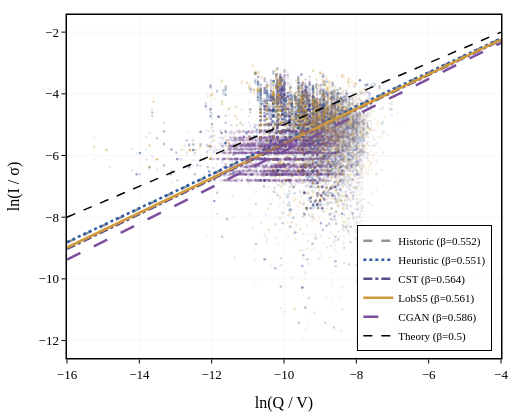

Here is the notebook cell this chart was saved with:
### Code cell
# ── Figure 3: Beta Regression Lines (single column) ──

fig = go.Figure()
x_range = np.array([-16, -4])

for label, r in R.items():
    pc = r['pc']
    if pc.empty:
        continue
    color = SCENARIOS[label]['color']
    dash  = SCENARIOS[label]['dash']
    beta  = r['beta']['beta']

    # scatter (subsample)
    n_show = min(5000, len(pc))
    idx = np.random.RandomState(42).choice(len(pc), n_show, replace=False)
    sub = pc.iloc[idx]
    fig.add_trace(go.Scatter(
        x=sub['x'], y=sub['y'] - sub['alpha'], mode='markers',
        marker=dict(size=2.5, color=color, opacity=0.12),
        name=label, showlegend=False))
    # regression line
    fig.add_trace(go.Scatter(
        x=x_range, y=beta * x_range, mode='lines',
        line=dict(color=color, width=2.5, dash=dash),
        name=f"{label} (\u03b2={beta:.3f})"))

# theory line
fig.add_trace(go.Scatter(
    x=x_range, y=0.5 * x_range, mode='lines',
    line=dict(color='black', width=1.5, dash='dash'),
    name='Theory (\u03b2=0.5)'))

pub_layout(fig, width=SINGLE_W, height=420, legend_pos='br')
fig.update_xaxes(title_text='ln(Q / V)')
fig.update_yaxes(title_text='ln(I / \u03c3)')
save_fig(fig, '3. Beta Regression Lines.png')
fig.show()

### Figure 1 — Plotly figure (JSON) as saved in the notebook; plotly's stock layout.template omitted (floating-point values rounded to 4 significant figures; data arrays with more than 128 entries replaced by an {"elided": "..."} marker saying what was removed)
{"data": [{"marker": {"color": "#8F939A", "opacity": 0.12, "size": 2.5}, "mode": "markers", "name": "Historic", "showlegend": false, "type": "scatter", "x": {"elided": "5000 float values"}, "y": {"elided": "5000 float values"}}, {"line": {"color": "#8F939A", "dash": "dash", "width": 2.5}, "mode": "lines", "name": "Historic (β=0.552)", "type": "scatter", "x": [-16, -4], "y": [-8.826, -2.207]}, {"marker": {"color": "#2F5DA3", "opacity": 0.12, "size": 2.5}, "mode": "markers", "name": "Heuristic", "showlegend": false, "type": "scatter", "x": {"elided": "5000 float values"}, "y": {"elided": "5000 float values"}}, {"line": {"color": "#2F5DA3", "dash": "dot", "width": 2.5}, "mode": "lines", "name": "Heuristic (β=0.551)", "type": "scatter", "x": [-16, -4], "y": [-8.808, -2.202]}, {"marker": {"color": "#5B4B8A", "opacity": 0.12, "size": 2.5}, "mode": "markers", "name": "CST", "showlegend": false, "type": "scatter", "x": {"elided": "5000 float values"}, "y": {"elided": "5000 float values"}}, {"line": {"color": "#5B4B8A", "dash": "dashdot", "width": 2.5}, "mode": "lines", "name": "CST (β=0.564)", "type": "scatter", "x": [-16, -4], "y": [-9.03, -2.257]}, {"marker": {"color": "#D09A3C", "opacity": 0.12, "size": 2.5}, "mode": "markers", "name": "LobS5", "showlegend": false, "type": "scatter", "x": {"elided": "5000 float values"}, "y": {"elided": "5000 float values"}}, {"line": {"color": "#D09A3C", "dash": "solid", "width": 2.5}, "mode": "lines", "name": "LobS5 (β=0.561)", "type": "scatter", "x": [-16, -4], "y": [-8.983, -2.246]}, {"marker": {"color": "#7B4F9E", "opacity": 0.12, "size": 2.5}, "mode": "markers", "name": "CGAN", "showlegend": false, "type": "scatter", "x": {"elided": "5000 float values"}, "y": {"elided": "5000 float values"}}, {"line": {"color": "#7B4F9E", "dash": "longdash", "width": 2.5}, "mode": "lines", "name": "CGAN (β=0.586)", "type": "scatter", "x": [-16, -4], "y": [-9.377, -2.344]}, {"line": {"color": "black", "dash": "dash", "width": 1.5}, "mode": "lines", "name": "Theory (β=0.5)", "type": "scatter", "x": [-16, -4], "y": [-8, -2]}], "layout": {"font": {"color": "black", "family": "Times New Roman, DejaVu Serif, serif", "size": 13}, "height": 420, "legend": {"bgcolor": "rgba(255,255,255,0.85)", "bordercolor": "black", "borderwidth": 1, "font": {"size": 11}, "x": 0.98, "xanchor": "right", "y": 0.02, "yanchor": "bottom"}, "margin": {"b": 55, "l": 60, "r": 15, "t": 15}, "title": {}, "width": 520, "xaxis": {"gridcolor": "rgba(0,0,0,0.08)", "gridwidth": 0.5, "linecolor": "black", "linewidth": 1.5, "mirror": true, "showgrid": true, "showline": true, "tickcolor": "black", "ticklen": 4, "ticks": "outside", "tickwidth": 1, "title": {"text": "ln(Q / V)"}, "zeroline": false}, "yaxis": {"gridcolor": "rgba(0,0,0,0.08)", "gridwidth": 0.5, "linecolor": "black", "linewidth": 1.5, "mirror": true, "showgrid": true, "showline": true, "tickcolor": "black", "ticklen": 4, "ticks": "outside", "tickwidth": 1, "title": {"text": "ln(I / σ)"}, "zeroline": false}}}
